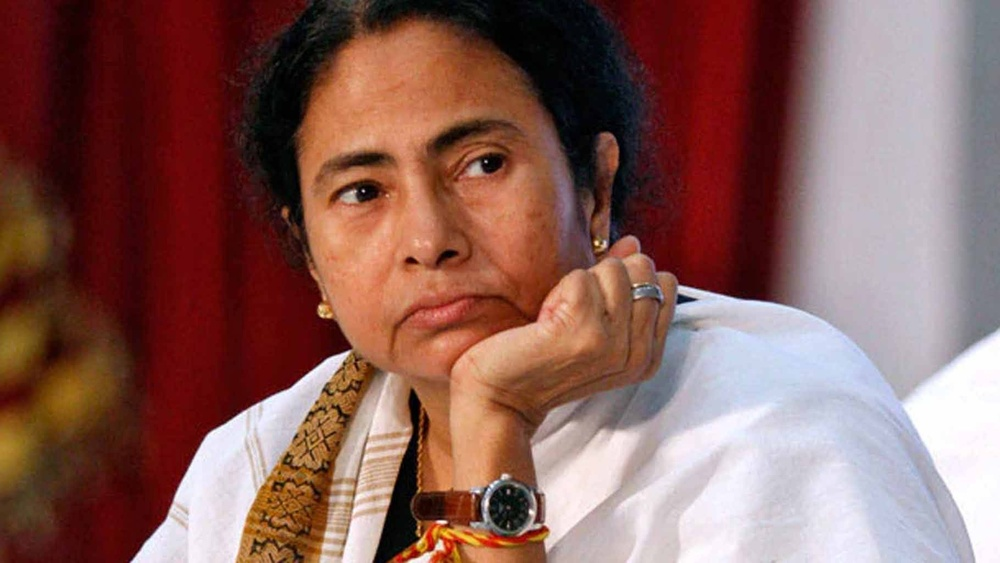
#> input picture 1/images/mamata.jpg, 1000 x 563 px, shrunk from 1820 x 1024 before the run
$ jupyter execute face_eye_detection_images.ipynb
#> lines starting #> are read from the running program, lines starting #| are printed output that depends on the picture; after the words box and inside, x2 and y2 are one past the last pixel; in counts of white or black regions, pixels touching at a corner belong together
[cell 1]
import numpy as np
import cv2

# We point OpenCV's CascadeClassifier function to where our
# classifier (XML file format) is stored
face_classifier = cv2.CascadeClassifier('Haarcascades/haarcascade_frontalface_default.xml')

# Load our image then convert it to grayscale
image = cv2.imread('images/mamata.jpg')
#> image is the input picture: shape (563, 1000, 3); mean B, G, R 90.4, 96.5, 136.7
gray = cv2.cvtColor(image, cv2.COLOR_BGR2GRAY)
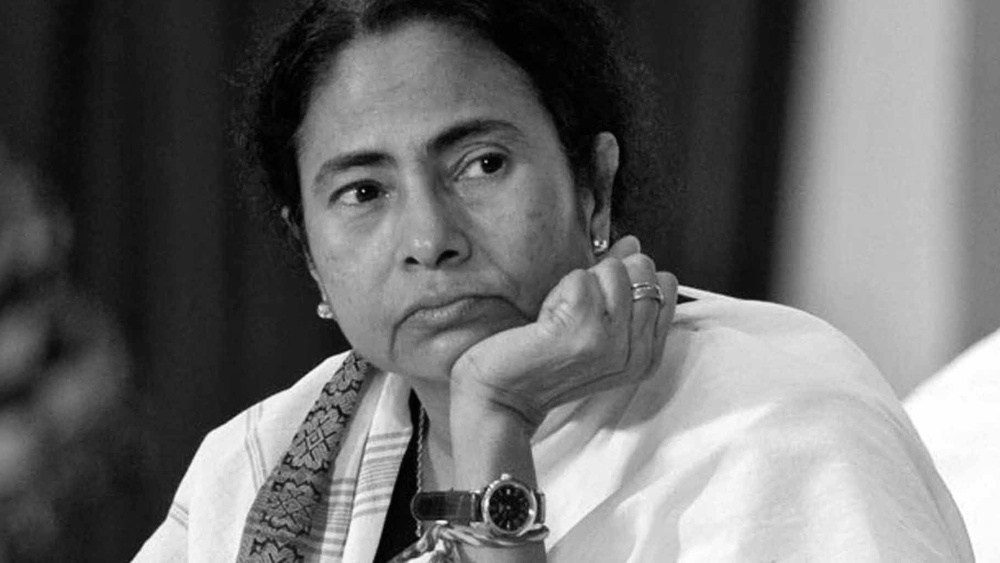
#> gray: shape (563, 1000); min 0, max 255, mean 107.9
cv2.imshow('Gray Scale',gray)
cv2.waitKey(0)
cv2.destroyAllWindows()
# Our classifier returns the ROI of the detected face as a tuple
# It stores the top left coordinate and the bottom right coordiantes
faces = face_classifier.detectMultiScale(gray, 1.3, 5)
#> faces = [[267, 45, 312, 312]]

# When no faces detected, face_classifier returns an empty tuple
if  len(faces)!=0:
    print("Faces found")
else:
    print("No face dectected")

# We iterate through our faces array and draw a rectangle
# over each face in faces
for (x,y,w,h) in faces:
    cv2.rectangle(image, (x,y), (x+w,y+h), (127,50,255), 2)
    cv2.imshow('Face Detection', image)
    cv2.waitKey(0)
#> this loop made 1 pass
#> pass 1, `cv2.imshow('Face Detection', image)`:
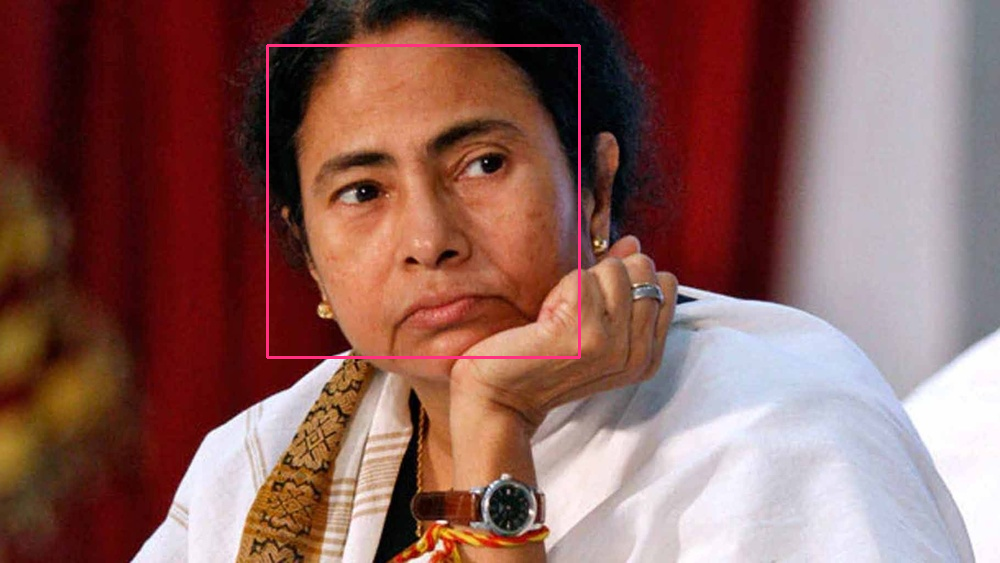
#> window 'Face Detection': shape (563, 1000, 3); mean B, G, R 90.9, 96.5, 137.8

cv2.destroyAllWindows()

# Combination of face and eye detection

[cell 2]
import numpy as np
import cv2

face_classifier = cv2.CascadeClassifier('Haarcascades/haarcascade_frontalface_default.xml')
eye_classifier = cv2.CascadeClassifier('Haarcascades/haarcascade_eye.xml')

img = cv2.imread('images/mamata.jpg')
gray = cv2.cvtColor(img, cv2.COLOR_BGR2GRAY)

faces = face_classifier.detectMultiScale(gray, 1.3, 5)

# When no faces detected, face_classifier returns and empty tuple
if  len(faces)!=0:
    print("Faces found")
else:
    print("No face dectected")

for (x,y,w,h) in faces:
    cv2.rectangle(img,(x,y),(x+w,y+h),(127,0,255),2)
    cv2.imshow('img',img)
    cv2.waitKey(0)
    roi_gray = gray[y:y+h, x:x+w]
    roi_color = img[y:y+h, x:x+w]
    eyes = eye_classifier.detectMultiScale(roi_gray)
    for (ex,ey,ew,eh) in eyes:
        cv2.rectangle(roi_color,(ex,ey),(ex+ew,ey+eh),(255,255,0),2)
        cv2.imshow('img',img)
        cv2.waitKey(0)
#> this loop made 1 pass
#> pass 1, `roi_gray = gray[y:y+h, x:x+w]`:
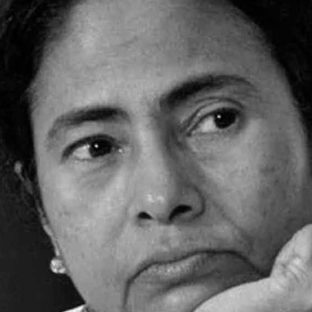
#> roi_gray: shape (312, 312); min 0, max 244, mean 99.2
#> pass 1, `roi_color = img[y:y+h, x:x+w]`:
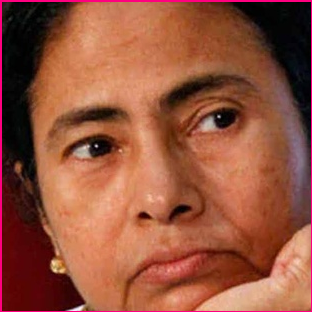
#> roi_color: shape (312, 312, 3); mean B, G, R 60.7, 82.8, 148.2
#> pass 1, `cv2.imshow('img',img)`:
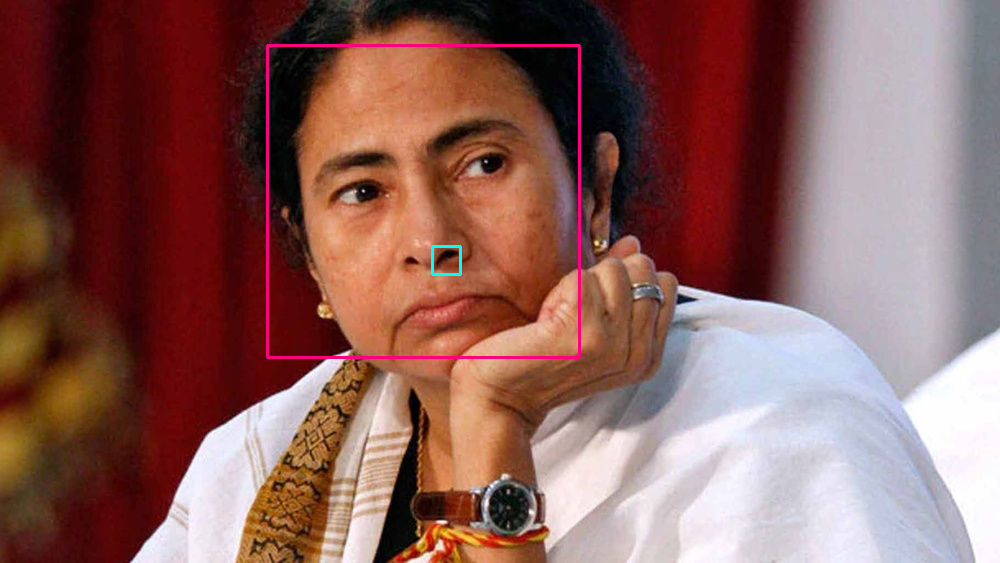
#> window 'img': shape (563, 1000, 3); mean B, G, R 91.1, 96.3, 137.7
#> after the loop:
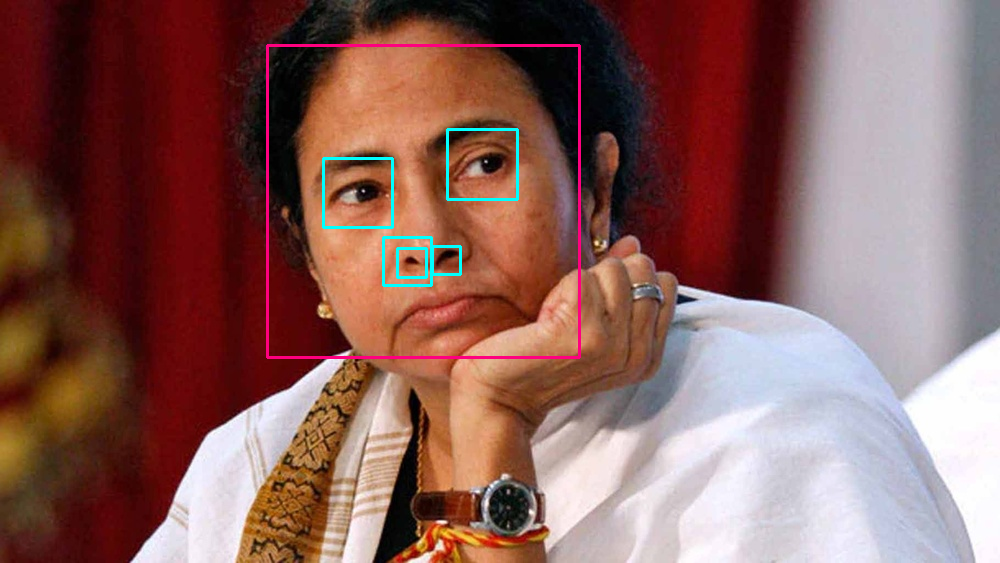
#> img: shape (563, 1000, 3); 1.17% of pixels changed, all inside (x1, y1, x2, y2) = (266, 44, 581, 359)
#> after the loop:
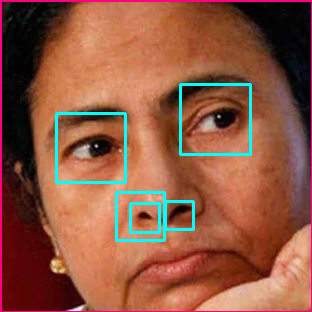
#> roi_color: shape (312, 312, 3); 2.93% of pixels changed, all inside (x1, y1, x2, y2) = (55, 83, 252, 242)

cv2.destroyAllWindows()
